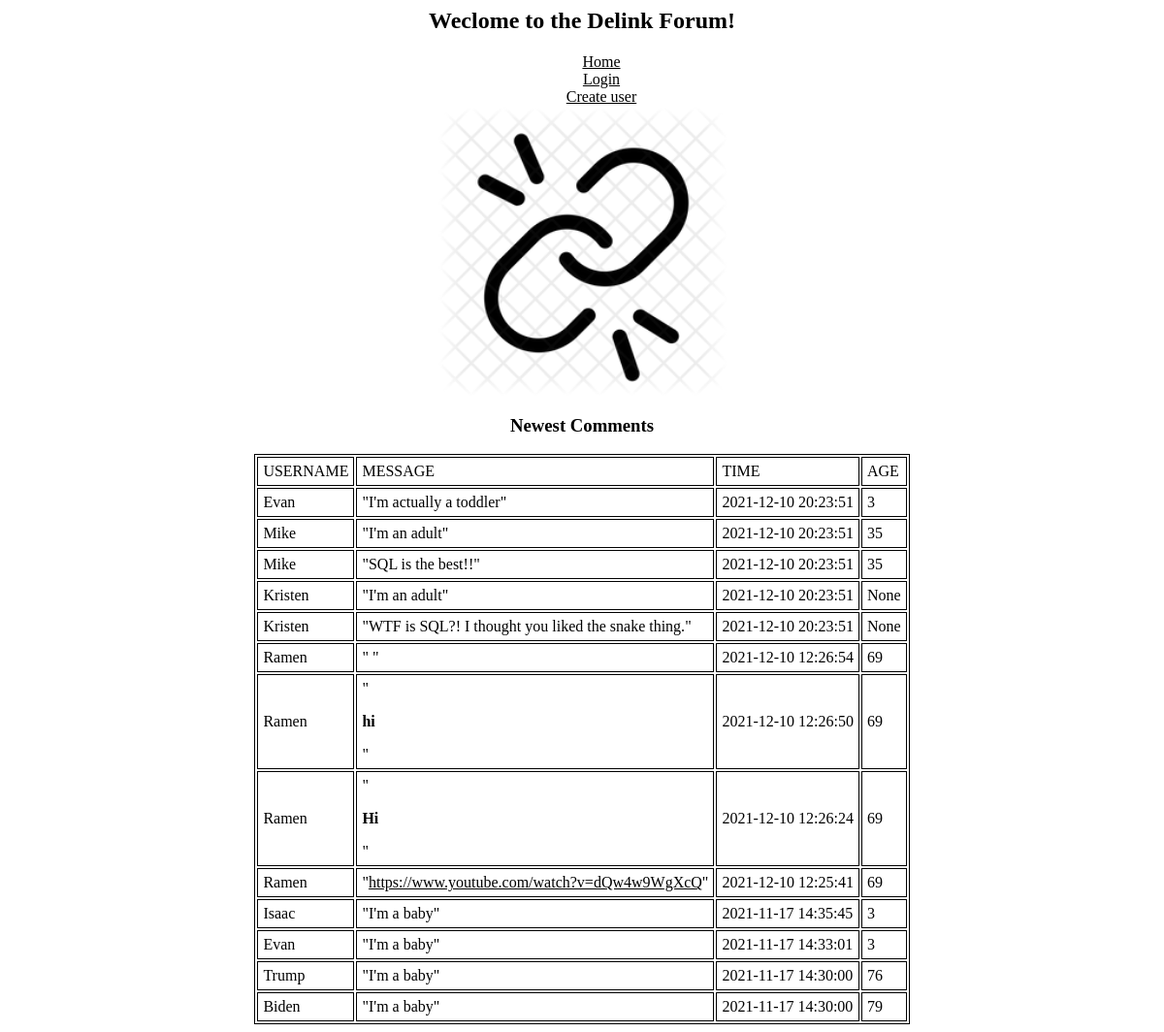
The page / on the database its author committed.
### tables this page shows
CREATE TABLE users (
    id INTEGER PRIMARY KEY,
    username TEXT NOT NULL UNIQUE,
    password TEXT NOT NULL,
    age INTEGER
);

CREATE TABLE messages (
    id integer primary key,
    sender_id integer not null,
    message text not null,
    created_at timestamp not null default current_timestamp
    );

### final.py (the view)
@app.route('/')
def root():
    print_debug_info()
    messages = []
    con = sqlite3.connect(args.db_file)
    cur = con.cursor()
    cur.execute('''SELECT * FROM messages ORDER BY created_at DESC''')
    for row in cur.fetchall():
        cur.execute('''SELECT * FROM users where id =''' + str(row[1]))
        for row2 in cur.fetchall():
            message_dic = {
            'Username' : row2[1],
            'Message' : row[2],
            'Time' : row[3],
            'Age' : row2[3]
            }
            messages.append(message_dic)
    username = request.cookies.get('username')
    password = request.cookies.get('password')
    is_logged_in = is_valid_login(con, username, password)
    return render_template('root.html', messages = messages, is_logged_in=is_logged_in)

### final.py (called while the page is built)
def print_debug_info():
    print("request.args.get('username')=",request.args.get('username'))
    print("request.args.get('password')=",request.args.get('password'))
    print("request.form.get('username')=",request.form.get('username'))
    print("request.form.get('password')=",request.form.get('password'))
    print("request.cookies.get('username')=",request.cookies.get('username'))
    print("request.cookies.get('password')=",request.cookies.get('password'))

def is_valid_login(con, username, password):
    sql = """
    SELECT username,password
    FROM users
    WHERE username=? --- Question mark means that we dont know what it is, but will come later
      AND password=?;
    """
    print('is_valid_login: sql=',sql)
    cur = con.cursor()
    cur.execute(sql, [username,password]) #the bracket is parameter
    rows = cur.fetchall()
    if len(list(rows))==0:
        return False
    else:
        return True

### templates/root.html (shortened to what this page needs)
<head>
    <link rel="stylesheet" href="/static/database.css">
</head>
<body>
    {% extends 'base.html' %}
{% block title %}
<div class="center">
    <p><strong><h2>Weclome to the Delink Forum!</h2></strong></p>
{% endblock %}
{% block content %}
    <img src="/static/delink.png" width=300px length=600px alt= "Your image did not load :("/>
    <p><h3><b>Newest Comments</b></h3></p>
</div>
    <table id="center_table" border=1 cellpadding=5>
        <td>USERNAME</td><td>MESSAGE</td><td>TIME</td><td>AGE</td>
        {% for message in messages %}
        <tr>
            <td>{{message['Username']}}</td><td>"{{message['Message'] | safe }}"</td><td>{{message['Time']}}</td><td>{{message['Age']}}</td>
        </tr>
        {% endfor %}
    </table>
{% endblock %}

### templates/base.html (shortened to what this page needs)
<html>
    <head>
        <link rel="stylesheet" href="/static/database.css">
    </head>
    <body>
        {% block title %}
        {% endblock %}
        <div class="center">
            <ul>
                <li><a href='/'>Home</a></li>
                {% if is_logged_in %}
                <li><a href='/logout'>Logout</a></li>
                <li><a href='/create_message'>Create message</a></li>
                {% else %}
                <li><a href='/login'>Login</a></li>
                <li><a href='/create_user'>Create user</a></li>
                {% endif %}
            </ul>
        </div>
        {% block content %}
        {% endblock %}
    </body>
</html>

### static/database.css (style rules this page uses)
ul { list-style-type: none; margin: 0; }
table, th, td { border: 1.0px solid black; }
a { color: black; }
.center { text-align:center; }
#center_table { margin-left: auto; margin-right: auto; }

### rows shown on the page
users: Username "Evan" "Evan"
messages: Message "I'm actually a toddler", Time "2021-12-10 20:23:51"
users: Username "Mike" "Mike"
messages: Message "I'm an adult", Time "2021-12-10 20:23:51"
messages: Message "SQL is the best!!", Time "2021-12-10 20:23:51"
users: Username "Kristen" "Kristen"
messages: Message "I'm an adult", Time "2021-12-10 20:23:51"
messages: Message "WTF is SQL?! I thought you liked the snake thing.", Time "2021-12-10 20:23:51"
users: Username "Ramen" "Ramen" "Ramen" "Ramen"
messages: Time "2021-12-10 12:26:54"
messages: Message "hi", Time "2021-12-10 12:26:50"
messages: Message "Hi", Time "2021-12-10 12:26:24"
messages: Message "https://www.youtube.com/watch?v=dQw4w9WgXcQ", Time "2021-12-10 12:25:41"
users: Username "Isaac"
messages: Message "I'm a baby", Time "2021-11-17 14:35:45"
messages: Message "I'm a baby", Time "2021-11-17 14:33:01"
users: Username "Trump"
messages: Message "I'm a baby", Time "2021-11-17 14:30:00"
users: Username "Biden"
messages: Message "I'm a baby", Time "2021-11-17 14:30:00"

### other values the page prints
{{ message['Age'] }} "3" "35" "35" "None" "None" "69" "69" "69" "69" "3" "3" "76" "79"
